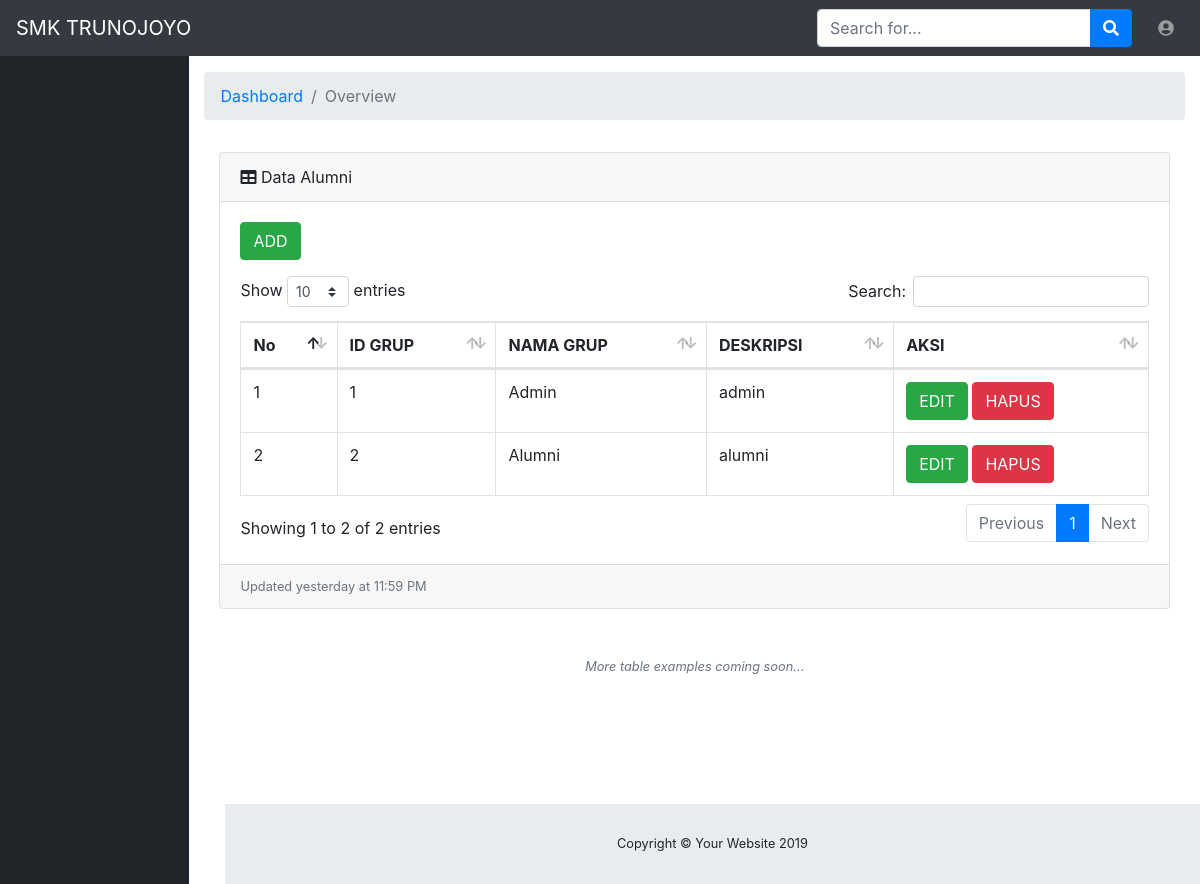
Page /admin/media.php?halaman=grup on the committed database.
### tables this page shows
CREATE TABLE `grup` (
  `ID_GRUP` int(11) NOT NULL,
  `NAMA` varchar(50) DEFAULT NULL,
  `DESKRIPSI` varchar(50) DEFAULT NULL
);

### admin/data_grup.php (the view, shortened to what this page needs)
<?php
include "../config/koneksi.php";
?>
<!DOCTYPE html>
<html lang="en">
<head>
  <link href="vendor/fontawesome-free/css/all.min.css" rel="stylesheet" type="text/css">
  <link href="vendor/datatables/dataTables.bootstrap4.css" rel="stylesheet">
  <link href="css/sb-admin.css" rel="stylesheet">
</head>
<body id="page-top">
  <div id="wrapper">
    <div id="content-wrapper">
      <div class="container-fluid">
        <div class="card mb-3">
          <div class="card-header">
            <i class="fas fa-table"></i>
            Data Alumni</div>
          <div class="card-body">
            <div class="table-responsive">
              <table class="table table-bordered" id="dataTable" width="100%" cellspacing="0">
              <p><a class="btn btn-success" href="media.php?halaman=grup_add">ADD</a></p>
                <thead>
                  <tr>
                    <th>No</th>
                    <th>ID GRUP</th>
                    <th>NAMA GRUP</th>
                    <th>DESKRIPSI</th>
                    <th>AKSI</th>
                  </tr>
                </thead>
                <tbody>
                <?php
		$no = 1;
		$data = mysqli_query($koneksi,"select * from grup");
		while($d = mysqli_fetch_array($data)){
			?>
			<tr>
				<td><?php echo $no++; ?></td>
				<td><?php echo $d['ID_GRUP']; ?></td>
                <td><?php echo $d['NAMA']; ?></td>
                <td><?php echo $d['DESKRIPSI']; ?></td>
				<td>
					<a class="btn btn-success" href="media.php?halaman=grup_edit&ID_GRUP=<?php echo $d['ID_GRUP']; ?>">EDIT</a>
					<a class="btn btn-danger" href="proses_grup.php?ID_GRUP=<?php echo $d['ID_GRUP']; ?>">HAPUS</a>
				</td>
			</tr>
			<?php
		}
		?>
                </tbody>
              </table>
            </div>
          </div>
          <div class="card-footer small text-muted">Updated yesterday at 11:59 PM</div>
        </div>
        <p class="small text-center text-muted my-5">
          <em>More table examples coming soon...</em>
        </p>
      </div>
      <footer class="sticky-footer">
        <div class="container my-auto">
          <div class="copyright text-center my-auto">
            <span>Copyright © Your Website 2019</span>
          </div>
        </div>
      </footer>
    </div>
  </div>
</body>
</html>

### rows in the picture
grup: ID_GRUP "1", NAMA "Admin", DESKRIPSI "admin"
grup: ID_GRUP "2", NAMA "Alumni", DESKRIPSI "alumni"
